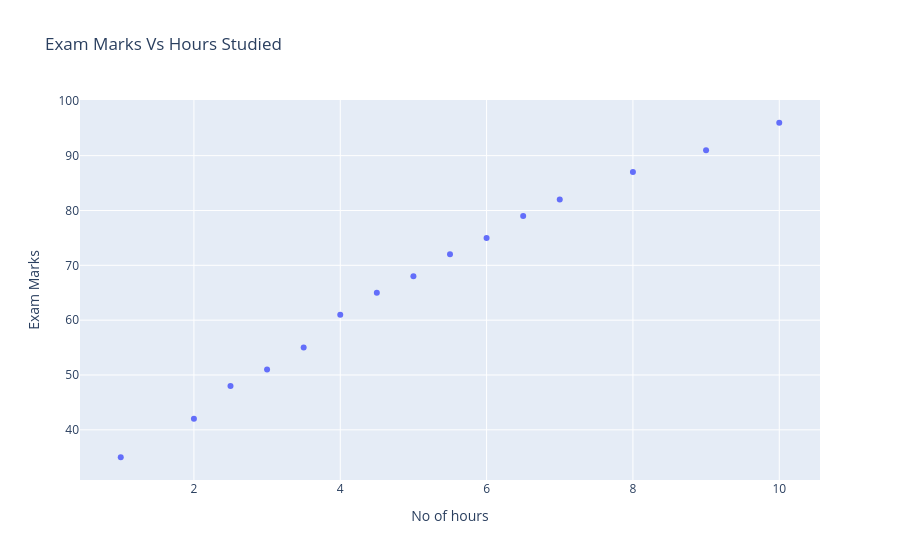

Notebook source saved alongside this figure:
### Code cell
# 4
# Scatter Plot

# Create a relationship between

# Hours studied

# Exam marks

# for at least 15 students.
hours_studied = [1, 2, 2.5, 3, 3.5, 4, 4.5, 5, 5.5, 6,6.5, 7, 8, 9, 10]
exam_marks = [35, 42, 48, 51, 55, 61, 65, 68, 72, 75,79, 82, 87, 91, 96]

fig= px.scatter(x= hours_studied, y= exam_marks, title="Exam Marks Vs Hours Studied", labels={"x": "No of hours", "y": "Exam Marks"})
fig.show()

### Figure 1 — Plotly figure (JSON) as saved in the notebook; plotly's stock layout.template omitted (floating-point values rounded to 4 significant figures)
{"data": [{"hovertemplate": "No of hours=%{x}<br>Exam Marks=%{y}<extra></extra>", "legendgroup": "", "marker": {"color": "#636efa", "symbol": "circle"}, "mode": "markers", "name": "", "orientation": "v", "showlegend": false, "type": "scatter", "x": [1.0, 2.0, 2.5, 3.0, 3.5, 4.0, 4.5, 5.0, 5.5, 6.0, 6.5, 7.0, 8.0, 9.0, 10.0], "xaxis": "x", "y": [35, 42, 48, 51, 55, 61, 65, 68, 72, 75, 79, 82, 87, 91, 96], "yaxis": "y"}], "layout": {"legend": {"tracegroupgap": 0}, "title": {"text": "Exam Marks Vs Hours Studied"}, "xaxis": {"anchor": "y", "domain": [0, 1], "title": {"text": "No of hours"}}, "yaxis": {"anchor": "x", "domain": [0, 1], "title": {"text": "Exam Marks"}}}}
